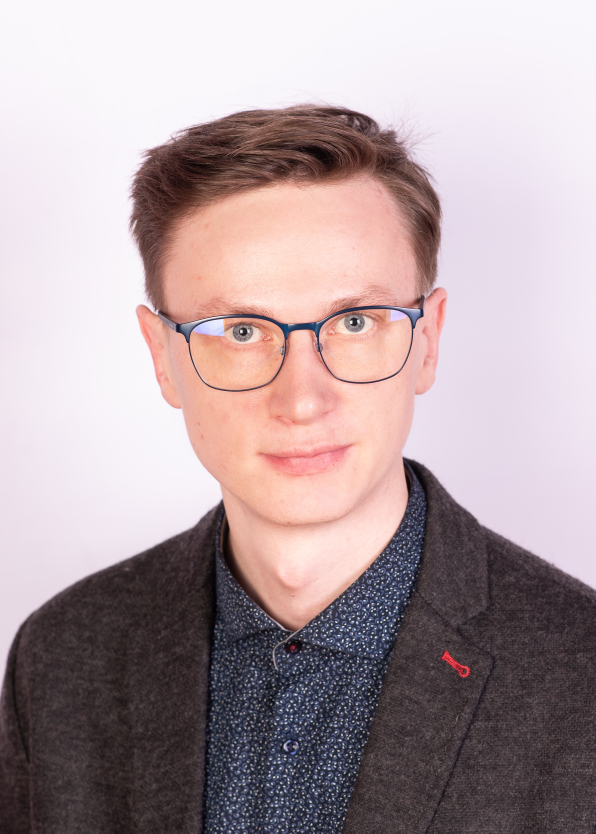
#> input picture assets/photo-source.jpg, 1786 x 2500 px (shown at 1/3 size); its folder holds only this picture in this run
$ python optimize_images.py
#> lines starting #> are read from the running program, lines starting #| are printed output that depends on the picture
"""Export web images from assets/: WebP screenshots (full + thumbnail) and the hero portrait.

Run after adding or changing a file in assets/; the outputs in static/img/ are committed.
"""

import logging
import sys
from pathlib import Path

from PIL import Image, ImageOps, UnidentifiedImageError

ROOT = Path(__file__).resolve().parents[1]
SOURCES = ROOT / "assets" / "img"
PORTRAIT = ROOT / "assets" / "photo-source.jpg"
OUT = ROOT / "static" / "img"

FULL_WIDTH = 1600
THUMB_WIDTH = 640
PORTRAIT_SIZE = 480
# Head-and-shoulders square in the 1786×2500 source photo (left, top, right, bottom).
PORTRAIT_BOX = (0, 170, 1786, 1956)

logger = logging.getLogger("optimize_images")


def resized(image: Image.Image, width: int) -> Image.Image:
    """Downscale to `width` keeping the aspect ratio; never upscale."""
    if image.width <= width:
        return image.copy()
    height = round(image.height * width / image.width)
    return image.resize((width, height), Image.Resampling.LANCZOS)


def export_screenshot(source: Path) -> None:
    with Image.open(source) as opened:
        image = opened.convert("RGB")
    resized(image, FULL_WIDTH).save(OUT / f"{source.stem}.webp", "WEBP", quality=82, method=6)
    resized(image, THUMB_WIDTH).save(
        OUT / f"{source.stem}-thumb.webp", "WEBP", quality=78, method=6
    )


def export_portrait() -> None:
    with Image.open(PORTRAIT) as opened:
        # exif_transpose applies the camera rotation; saving without exif drops the metadata.
#> opened is the input picture: PIL image 1786x2500 RGB; mean R, G, B 175.2, 158, 161.3
        image = ImageOps.exif_transpose(opened).convert("RGB")
    square = image.crop(PORTRAIT_BOX).resize(
        (PORTRAIT_SIZE, PORTRAIT_SIZE), Image.Resampling.LANCZOS
    )
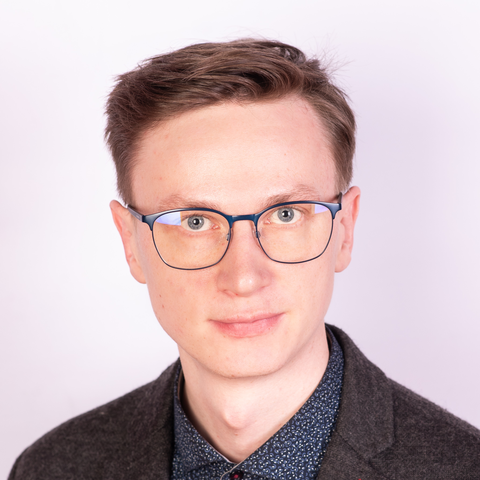
#> square: PIL image 480x480 RGB; mean R, G, B 202.9, 181.3, 183.6
    square.save(OUT / "portrait.webp", "WEBP", quality=85, method=6)


def main() -> int:
    logging.basicConfig(level=logging.INFO, format="%(levelname)s %(message)s")
    OUT.mkdir(parents=True, exist_ok=True)
    try:
        for source in sorted(SOURCES.glob("*.png")):
            export_screenshot(source)
            logger.info("exported %s", source.name)
        export_portrait()
        logger.info("exported portrait")
    except (OSError, UnidentifiedImageError) as exc:
        logger.error("export failed: %s", exc)
        return 1
    return 0


if __name__ == "__main__":
    sys.exit(main())
#> (the program exits here)
